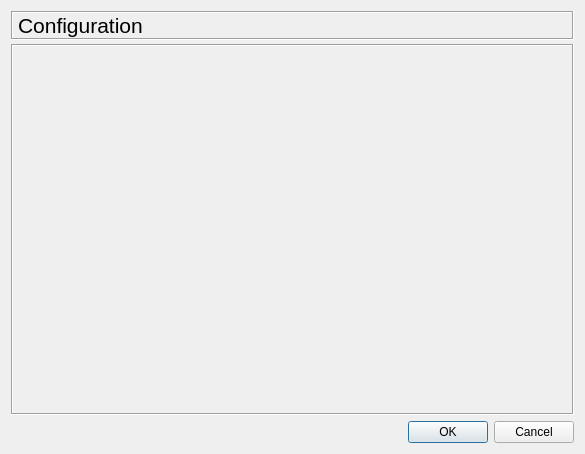
<?xml version="1.0" encoding="UTF-8"?>
<ui version="4.0">
 <class>configurationDialog</class>
 <widget class="QDialog" name="configurationDialog">
  <property name="geometry">
   <rect>
    <x>0</x>
    <y>0</y>
    <width>585</width>
    <height>454</height>
   </rect>
  </property>
  <property name="windowTitle">
   <string>Configuration</string>
  </property>
  <property name="styleSheet">
   <string notr="true">
QWidget {
    background-color: #fae8b7;
    color: #586e75;
}

QToolBar {
    border:0px;
}

QGraphicsView, QTextEdit, QPlainTextEdit, QTreeWidget, QListWidget, QLineEdit, QSpinBox, QComboBox {
    background-color: #fdf6e3;
}

QLabel, QMenu, QStatusBar {
  color: #586e75;
}

QMenuBar::item {
    background-color: #fae8b7;
}

QMenu::item:selected {
    color: #f2f2f2;
    background-color: #383838;
}

QToolButton:hover {
    background-color: #383838;
}

QGroupBox {
    color: #586e75;
    font: bold 12px;
    padding: 15px;
    border-style: none;
}

QAbstractScrollArea::corner {
    background: #fae8b7;
}

QScrollBar::add-page:horizontal, QScrollBar::sub-page:horizontal, QScrollBar::add-page:vertical, QScrollBar::sub-page:vertical {
  background: none;
}

QComboBox {
    selection-color: #f2f2f2;
    selection-background-color: #fae8b7;
}

QComboBox QAbstractItemView {
    background-color: #fdf6e3;
}

QDockWidget, QMenuBar, QPushButton, QToolButton, QTabWidget, QHeaderView::section {
    color: #586e75;
    font: bold 11px;
}

QTabBar {
    color: #586e75;
}

QRadioButton, QCheckBox {
  color: #586e75;
}

QRadioButton::disabled, QCheckBox::disabled {
  color: gray;
}
// bg-color=#fdf6e3
// fg-color=#586e75
// tool-bar=#fae8b7
// selection-bg=#383838 
// selection-fg=#f2f2f2
 </string>
  </property>
  <property name="modal">
   <bool>true</bool>
  </property>
  <layout class="QGridLayout">
   <item row="0" column="0">
    <widget class="QSplitter" name="splitter">
     <property name="orientation">
      <enum>Qt::Horizontal</enum>
     </property>
     <widget class="QWidget" name="verticalLayout">
      <layout class="QVBoxLayout">
       <property name="spacing">
        <number>4</number>
       </property>
       <property name="leftMargin">
        <number>0</number>
       </property>
       <property name="topMargin">
        <number>0</number>
       </property>
       <property name="rightMargin">
        <number>0</number>
       </property>
       <property name="bottomMargin">
        <number>0</number>
       </property>
       <item>
        <widget class="QLabel" name="uiTitleLabel">
         <property name="font">
          <font>
           <pointsize>16</pointsize>
          </font>
         </property>
         <property name="frameShape">
          <enum>QFrame::Box</enum>
         </property>
         <property name="frameShadow">
          <enum>QFrame::Sunken</enum>
         </property>
         <property name="text">
          <string>Configuration</string>
         </property>
         <property name="textFormat">
          <enum>Qt::PlainText</enum>
         </property>
        </widget>
       </item>
       <item>
        <widget class="QStackedWidget" name="uiConfigStackedWidget">
         <property name="sizePolicy">
          <sizepolicy hsizetype="Expanding" vsizetype="Expanding">
           <horstretch>0</horstretch>
           <verstretch>0</verstretch>
          </sizepolicy>
         </property>
         <property name="frameShape">
          <enum>QFrame::Box</enum>
         </property>
         <property name="frameShadow">
          <enum>QFrame::Sunken</enum>
         </property>
         <property name="currentIndex">
          <number>0</number>
         </property>
         <widget class="QWidget" name="uiEmptyPageWidget">
          <layout class="QVBoxLayout">
           <property name="spacing">
            <number>0</number>
           </property>
           <property name="leftMargin">
            <number>0</number>
           </property>
           <property name="topMargin">
            <number>4</number>
           </property>
           <property name="rightMargin">
            <number>0</number>
           </property>
           <property name="bottomMargin">
            <number>0</number>
           </property>
          </layout>
         </widget>
        </widget>
       </item>
      </layout>
     </widget>
    </widget>
   </item>
   <item row="1" column="0">
    <widget class="QDialogButtonBox" name="uiButtonBox">
     <property name="orientation">
      <enum>Qt::Horizontal</enum>
     </property>
     <property name="standardButtons">
      <set>QDialogButtonBox::Cancel|QDialogButtonBox::Ok</set>
     </property>
    </widget>
   </item>
  </layout>
 </widget>
 <resources>
  <include location="../../resources/resources.qrc"/>
 </resources>
 <connections/>
</ui>
